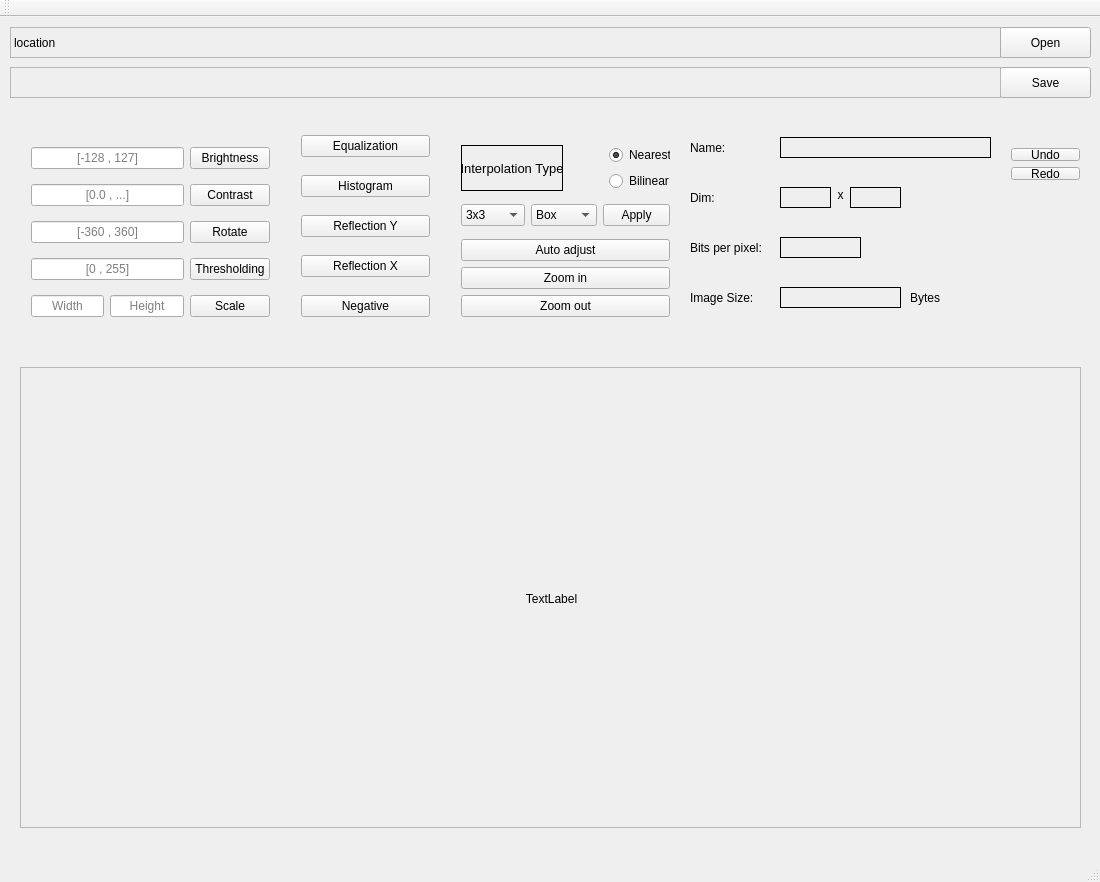
<?xml version="1.0" encoding="UTF-8"?>
<ui version="4.0">
 <class>MainWindow</class>
 <widget class="QMainWindow" name="MainWindow">
  <property name="geometry">
   <rect>
    <x>0</x>
    <y>0</y>
    <width>1100</width>
    <height>882</height>
   </rect>
  </property>
  <property name="windowTitle">
   <string>MainWindow</string>
  </property>
  <widget class="QWidget" name="centralWidget">
   <widget class="QPushButton" name="OpenFile">
    <property name="geometry">
     <rect>
      <x>1000</x>
      <y>10</y>
      <width>91</width>
      <height>31</height>
     </rect>
    </property>
    <property name="text">
     <string>Open</string>
    </property>
   </widget>
   <widget class="QLabel" name="PathLabel">
    <property name="geometry">
     <rect>
      <x>10</x>
      <y>10</y>
      <width>991</width>
      <height>31</height>
     </rect>
    </property>
    <property name="frameShape">
     <enum>QFrame::StyledPanel</enum>
    </property>
    <property name="text">
     <string>location</string>
    </property>
   </widget>
   <widget class="QPushButton" name="SaveFile">
    <property name="geometry">
     <rect>
      <x>1000</x>
      <y>50</y>
      <width>91</width>
      <height>31</height>
     </rect>
    </property>
    <property name="text">
     <string>Save</string>
    </property>
   </widget>
   <widget class="QLabel" name="SPathLabel">
    <property name="geometry">
     <rect>
      <x>10</x>
      <y>50</y>
      <width>991</width>
      <height>31</height>
     </rect>
    </property>
    <property name="frameShape">
     <enum>QFrame::StyledPanel</enum>
    </property>
    <property name="text">
     <string/>
    </property>
   </widget>
   <widget class="QScrollArea" name="scrollArea">
    <property name="geometry">
     <rect>
      <x>20</x>
      <y>350</y>
      <width>1061</width>
      <height>461</height>
     </rect>
    </property>
    <property name="widgetResizable">
     <bool>true</bool>
    </property>
    <widget class="QWidget" name="scrollAreaWidgetContents">
     <property name="geometry">
      <rect>
       <x>0</x>
       <y>0</y>
       <width>1059</width>
       <height>459</height>
      </rect>
     </property>
     <widget class="QLabel" name="ImgLabel">
      <property name="geometry">
       <rect>
        <x>0</x>
        <y>0</y>
        <width>1061</width>
        <height>461</height>
       </rect>
      </property>
      <property name="text">
       <string>TextLabel</string>
      </property>
      <property name="alignment">
       <set>Qt::AlignCenter</set>
      </property>
     </widget>
    </widget>
   </widget>
   <widget class="QWidget" name="layoutWidget">
    <property name="geometry">
     <rect>
      <x>290</x>
      <y>110</y>
      <width>151</width>
      <height>211</height>
     </rect>
    </property>
    <layout class="QVBoxLayout" name="verticalLayout_2">
     <property name="spacing">
      <number>11</number>
     </property>
     <property name="topMargin">
      <number>1</number>
     </property>
     <item>
      <widget class="QPushButton" name="Equalization">
       <property name="text">
        <string>Equalization</string>
       </property>
      </widget>
     </item>
     <item>
      <widget class="QPushButton" name="Histogram">
       <property name="text">
        <string>Histogram</string>
       </property>
      </widget>
     </item>
     <item>
      <widget class="QPushButton" name="RY">
       <property name="text">
        <string>Reflection Y</string>
       </property>
      </widget>
     </item>
     <item>
      <widget class="QPushButton" name="RX">
       <property name="text">
        <string>Reflection X</string>
       </property>
      </widget>
     </item>
     <item>
      <widget class="QPushButton" name="Negative">
       <property name="styleSheet">
        <string notr="true"/>
       </property>
       <property name="text">
        <string>Negative</string>
       </property>
      </widget>
     </item>
    </layout>
   </widget>
   <widget class="QWidget" name="layoutWidget">
    <property name="geometry">
     <rect>
      <x>20</x>
      <y>110</y>
      <width>261</width>
      <height>211</height>
     </rect>
    </property>
    <layout class="QVBoxLayout" name="verticalLayout_3">
     <item>
      <layout class="QHBoxLayout" name="horizontalLayout">
       <item>
        <widget class="QLineEdit" name="brightLabel">
         <property name="text">
          <string/>
         </property>
         <property name="alignment">
          <set>Qt::AlignCenter</set>
         </property>
         <property name="placeholderText">
          <string>[-128 , 127]</string>
         </property>
        </widget>
       </item>
       <item>
        <widget class="QPushButton" name="Brightness">
         <property name="text">
          <string>Brightness</string>
         </property>
        </widget>
       </item>
      </layout>
     </item>
     <item>
      <layout class="QHBoxLayout" name="horizontalLayout_2">
       <item>
        <widget class="QLineEdit" name="contrastLabel">
         <property name="alignment">
          <set>Qt::AlignCenter</set>
         </property>
         <property name="placeholderText">
          <string>[0.0 , ...]</string>
         </property>
        </widget>
       </item>
       <item>
        <widget class="QPushButton" name="Contrast">
         <property name="text">
          <string>Contrast</string>
         </property>
        </widget>
       </item>
      </layout>
     </item>
     <item>
      <layout class="QHBoxLayout" name="horizontalLayout_3">
       <item>
        <widget class="QLineEdit" name="Degree">
         <property name="alignment">
          <set>Qt::AlignCenter</set>
         </property>
         <property name="placeholderText">
          <string>[-360 , 360]</string>
         </property>
        </widget>
       </item>
       <item>
        <widget class="QPushButton" name="Rotate">
         <property name="text">
          <string>Rotate</string>
         </property>
        </widget>
       </item>
      </layout>
     </item>
     <item>
      <layout class="QHBoxLayout" name="horizontalLayout_6">
       <item>
        <widget class="QLineEdit" name="threshold">
         <property name="alignment">
          <set>Qt::AlignCenter</set>
         </property>
         <property name="placeholderText">
          <string>[0 , 255]</string>
         </property>
        </widget>
       </item>
       <item>
        <widget class="QPushButton" name="Thresholding">
         <property name="text">
          <string>Thresholding</string>
         </property>
        </widget>
       </item>
      </layout>
     </item>
     <item>
      <layout class="QHBoxLayout" name="horizontalLayout_4">
       <item>
        <widget class="QLineEdit" name="newWidth">
         <property name="layoutDirection">
          <enum>Qt::LeftToRight</enum>
         </property>
         <property name="alignment">
          <set>Qt::AlignCenter</set>
         </property>
         <property name="placeholderText">
          <string>Width</string>
         </property>
        </widget>
       </item>
       <item>
        <widget class="QLineEdit" name="newHeight">
         <property name="alignment">
          <set>Qt::AlignCenter</set>
         </property>
         <property name="placeholderText">
          <string>Height</string>
         </property>
        </widget>
       </item>
       <item>
        <widget class="QPushButton" name="Scale">
         <property name="text">
          <string>Scale</string>
         </property>
        </widget>
       </item>
      </layout>
     </item>
    </layout>
   </widget>
   <widget class="QWidget" name="layoutWidget">
    <property name="geometry">
     <rect>
      <x>450</x>
      <y>110</y>
      <width>231</width>
      <height>211</height>
     </rect>
    </property>
    <layout class="QVBoxLayout" name="verticalLayout_6">
     <item>
      <layout class="QHBoxLayout" name="horizontalLayout_5">
       <item>
        <widget class="QLabel" name="Interpolation">
         <property name="font">
          <font>
           <pointsize>10</pointsize>
          </font>
         </property>
         <property name="frameShape">
          <enum>QFrame::Box</enum>
         </property>
         <property name="text">
          <string>Interpolation Type</string>
         </property>
         <property name="alignment">
          <set>Qt::AlignCenter</set>
         </property>
        </widget>
       </item>
       <item>
        <layout class="QVBoxLayout" name="verticalLayout">
         <item>
          <layout class="QVBoxLayout" name="verticalLayout_7">
           <property name="leftMargin">
            <number>40</number>
           </property>
           <item>
            <widget class="QRadioButton" name="Nearest">
             <property name="text">
              <string>Nearest</string>
             </property>
             <property name="checked">
              <bool>true</bool>
             </property>
            </widget>
           </item>
           <item>
            <widget class="QRadioButton" name="Bilinear">
             <property name="text">
              <string>Bilinear</string>
             </property>
            </widget>
           </item>
          </layout>
         </item>
        </layout>
       </item>
      </layout>
     </item>
     <item>
      <layout class="QHBoxLayout" name="horizontalLayout_8">
       <item>
        <widget class="QComboBox" name="Dim">
         <item>
          <property name="text">
           <string>3x3</string>
          </property>
         </item>
         <item>
          <property name="text">
           <string>5x5</string>
          </property>
         </item>
         <item>
          <property name="text">
           <string>7x7</string>
          </property>
         </item>
         <item>
          <property name="text">
           <string>9x9</string>
          </property>
         </item>
         <item>
          <property name="text">
           <string>11x11</string>
          </property>
         </item>
         <item>
          <property name="text">
           <string>13s13</string>
          </property>
         </item>
         <item>
          <property name="text">
           <string>15x15</string>
          </property>
         </item>
        </widget>
       </item>
       <item>
        <widget class="QComboBox" name="FilterType">
         <item>
          <property name="text">
           <string>Box</string>
          </property>
         </item>
         <item>
          <property name="text">
           <string>Gauss</string>
          </property>
         </item>
         <item>
          <property name="text">
           <string>Sharpening</string>
          </property>
         </item>
         <item>
          <property name="text">
           <string>Prewitt</string>
          </property>
         </item>
         <item>
          <property name="text">
           <string>Sobel</string>
          </property>
         </item>
         <item>
          <property name="text">
           <string>Custom</string>
          </property>
         </item>
        </widget>
       </item>
       <item>
        <widget class="QPushButton" name="ApplyFilter">
         <property name="text">
          <string>Apply</string>
         </property>
        </widget>
       </item>
      </layout>
     </item>
     <item>
      <layout class="QVBoxLayout" name="verticalLayout_5">
       <item>
        <layout class="QVBoxLayout" name="verticalLayout_4">
         <item>
          <widget class="QPushButton" name="Resize">
           <property name="text">
            <string>Auto adjust</string>
           </property>
          </widget>
         </item>
         <item>
          <widget class="QPushButton" name="ZoomIn">
           <property name="text">
            <string>Zoom in</string>
           </property>
          </widget>
         </item>
         <item>
          <widget class="QPushButton" name="ZoomOut">
           <property name="text">
            <string>Zoom out</string>
           </property>
          </widget>
         </item>
        </layout>
       </item>
      </layout>
     </item>
    </layout>
   </widget>
   <widget class="QLabel" name="InfoLabel1">
    <property name="geometry">
     <rect>
      <x>690</x>
      <y>120</y>
      <width>81</width>
      <height>21</height>
     </rect>
    </property>
    <property name="text">
     <string>Name:</string>
    </property>
   </widget>
   <widget class="QLabel" name="NameLabel">
    <property name="geometry">
     <rect>
      <x>780</x>
      <y>120</y>
      <width>211</width>
      <height>21</height>
     </rect>
    </property>
    <property name="frameShape">
     <enum>QFrame::Panel</enum>
    </property>
    <property name="text">
     <string/>
    </property>
   </widget>
   <widget class="QLabel" name="InfoLabel2">
    <property name="geometry">
     <rect>
      <x>690</x>
      <y>170</y>
      <width>81</width>
      <height>21</height>
     </rect>
    </property>
    <property name="text">
     <string>Dim:</string>
    </property>
   </widget>
   <widget class="QLabel" name="HeightLabel">
    <property name="geometry">
     <rect>
      <x>780</x>
      <y>170</y>
      <width>51</width>
      <height>21</height>
     </rect>
    </property>
    <property name="frameShape">
     <enum>QFrame::Panel</enum>
    </property>
    <property name="text">
     <string/>
    </property>
   </widget>
   <widget class="QLabel" name="AuxLabel">
    <property name="geometry">
     <rect>
      <x>830</x>
      <y>170</y>
      <width>21</width>
      <height>16</height>
     </rect>
    </property>
    <property name="text">
     <string>x</string>
    </property>
    <property name="alignment">
     <set>Qt::AlignCenter</set>
    </property>
   </widget>
   <widget class="QLabel" name="WidthLabel">
    <property name="geometry">
     <rect>
      <x>850</x>
      <y>170</y>
      <width>51</width>
      <height>21</height>
     </rect>
    </property>
    <property name="frameShape">
     <enum>QFrame::Panel</enum>
    </property>
    <property name="text">
     <string/>
    </property>
   </widget>
   <widget class="QLabel" name="InfoLabel3">
    <property name="geometry">
     <rect>
      <x>690</x>
      <y>220</y>
      <width>81</width>
      <height>21</height>
     </rect>
    </property>
    <property name="text">
     <string>Bits per pixel:</string>
    </property>
   </widget>
   <widget class="QLabel" name="BppLabel">
    <property name="geometry">
     <rect>
      <x>780</x>
      <y>220</y>
      <width>81</width>
      <height>21</height>
     </rect>
    </property>
    <property name="frameShape">
     <enum>QFrame::Panel</enum>
    </property>
    <property name="text">
     <string/>
    </property>
   </widget>
   <widget class="QLabel" name="InfoLabel4">
    <property name="geometry">
     <rect>
      <x>690</x>
      <y>270</y>
      <width>71</width>
      <height>21</height>
     </rect>
    </property>
    <property name="text">
     <string>Image Size:</string>
    </property>
   </widget>
   <widget class="QWidget" name="layoutWidget">
    <property name="geometry">
     <rect>
      <x>1000</x>
      <y>120</y>
      <width>91</width>
      <height>54</height>
     </rect>
    </property>
    <layout class="QVBoxLayout" name="verticalLayout_8">
     <item>
      <widget class="QPushButton" name="Undo">
       <property name="text">
        <string>Undo</string>
       </property>
      </widget>
     </item>
     <item>
      <widget class="QPushButton" name="Redo">
       <property name="text">
        <string>Redo</string>
       </property>
      </widget>
     </item>
    </layout>
   </widget>
   <widget class="QLabel" name="ImgSizeLabel">
    <property name="geometry">
     <rect>
      <x>780</x>
      <y>270</y>
      <width>121</width>
      <height>21</height>
     </rect>
    </property>
    <property name="frameShape">
     <enum>QFrame::Panel</enum>
    </property>
    <property name="text">
     <string/>
    </property>
   </widget>
   <widget class="QLabel" name="InfoLabel5">
    <property name="geometry">
     <rect>
      <x>910</x>
      <y>270</y>
      <width>61</width>
      <height>21</height>
     </rect>
    </property>
    <property name="text">
     <string>Bytes</string>
    </property>
   </widget>
   <zorder>layoutWidget</zorder>
   <zorder>PathLabel</zorder>
   <zorder>SaveFile</zorder>
   <zorder>SPathLabel</zorder>
   <zorder>scrollArea</zorder>
   <zorder>layoutWidget</zorder>
   <zorder>layoutWidget</zorder>
   <zorder>layoutWidget</zorder>
   <zorder>OpenFile</zorder>
   <zorder>InfoLabel1</zorder>
   <zorder>NameLabel</zorder>
   <zorder>InfoLabel2</zorder>
   <zorder>HeightLabel</zorder>
   <zorder>AuxLabel</zorder>
   <zorder>WidthLabel</zorder>
   <zorder>InfoLabel3</zorder>
   <zorder>BppLabel</zorder>
   <zorder>InfoLabel4</zorder>
   <zorder>ImgSizeLabel</zorder>
   <zorder>InfoLabel5</zorder>
  </widget>
  <widget class="QMenuBar" name="menuBar">
   <property name="geometry">
    <rect>
     <x>0</x>
     <y>0</y>
     <width>1100</width>
     <height>21</height>
    </rect>
   </property>
  </widget>
  <widget class="QToolBar" name="mainToolBar">
   <attribute name="toolBarArea">
    <enum>TopToolBarArea</enum>
   </attribute>
   <attribute name="toolBarBreak">
    <bool>false</bool>
   </attribute>
  </widget>
  <widget class="QStatusBar" name="statusBar"/>
 </widget>
 <layoutdefault spacing="6" margin="11"/>
 <resources/>
 <connections/>
</ui>
